Frame 1 (no input): blank canvas, image omitted
Frame 60 (no input): blank canvas, image omitted
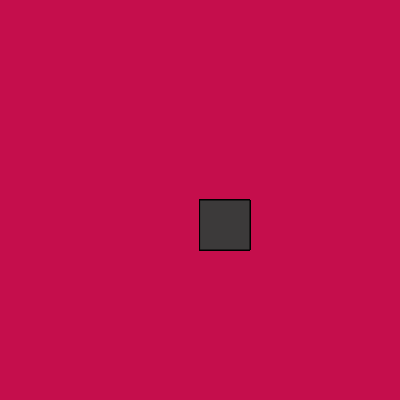
Frame 120 (the mouse pressed at the canvas centre since frame 60)

The p5.js sketch whose frames 1 and 60 were blank and that drew this single picture after the mouse press (run headless with seeded random() and noise() and a simulated clock; from frame 60 on, the mouse is pressed at the canvas centre):

// p5.js sketch
// ── sketch.js
function setup() {
  createCanvas(400, 400);
    background("rgb(197,14,76)");

    
 stroke('black');
 fill ('rgb(60,58,58)') ; 
  
  console.log(mouseIsPressed)
}
function draw() {

  if (mouseIsPressed) {
 rect(mouseX,mouseY,50,50); 
   }
}
